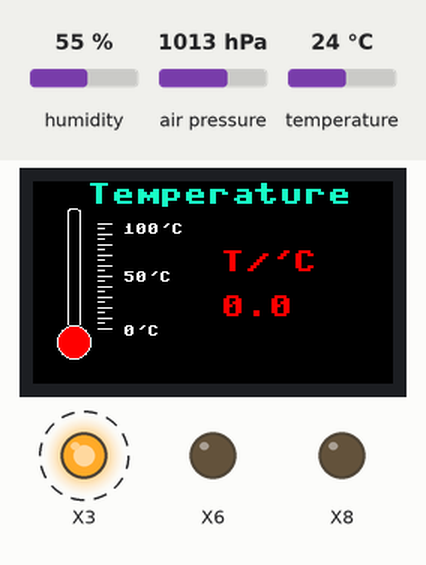
A program run on a simulated pyboard running MicroPython. On the bench: 240×135 colour display, output pins drawn as LEDs (lit = HIGH). Dashed ring = blinking. Inputs (shaded band) come from the test bench; at power-on: humidity 55 %, air pressure 1013 hPa, temperature 24 °C. Library files of the repository ran but are not shown: AHT20.py, BMP280.py, ST7789V.py; pins used as bus, display or sensor lines are not drawn.

Above: at 2.2 s.
2.3 s: humidity set to 22 %
6.7 s: air pressure set to 952 hPa
At 18.7 s:
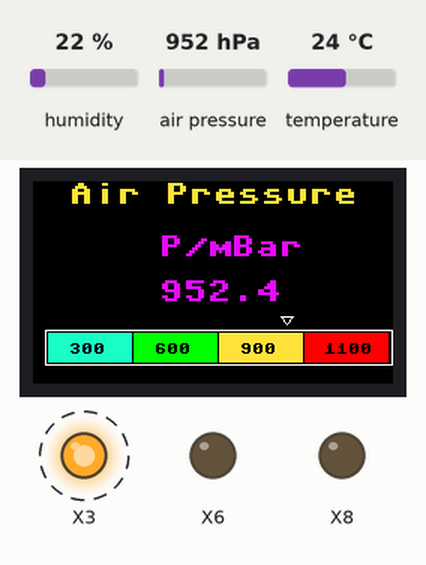
20.7 s: temperature set to 12 °C
At 27.3 s:
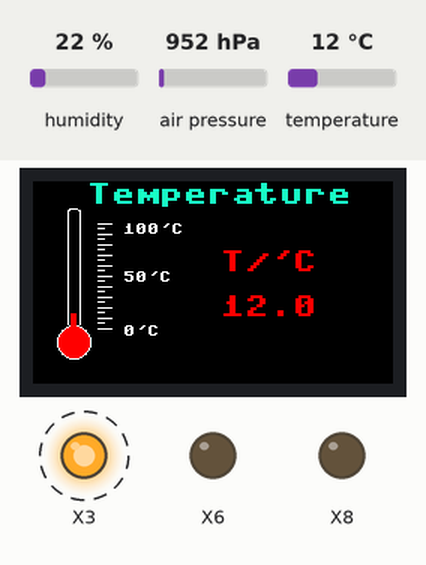
27.6 s: humidity set to 40 %
At 35.9 s:
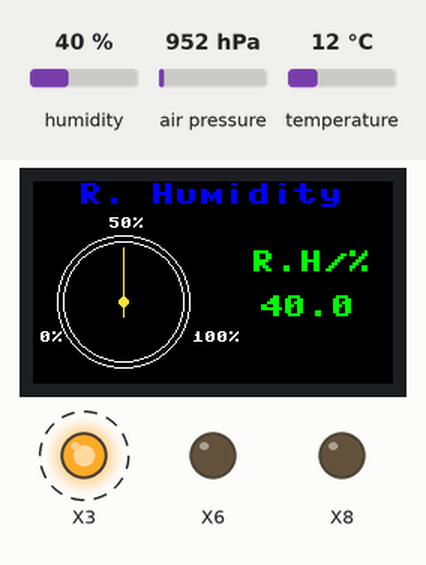
Timing chart, 0 to 37.0 s (numbered marks = the images above; inputs shaded):
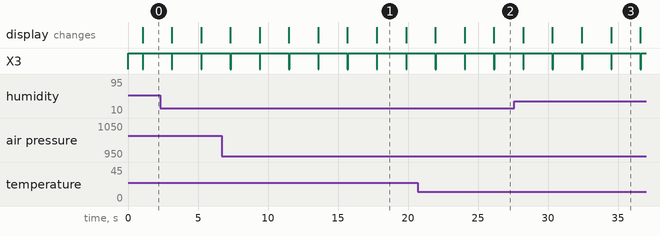

Measured:
- by itself, X3: alternates HIGH for 2.0 s and LOW for 0.05 s
- what the display in image 1 shows lasts 2.1 s, from 17.8 s to 19.9 s

The program:

main.py
```python
from machine import Pin, I2C
from AHT20 import AHT20
from BMP280 import BMP280
from ST7789V import TFT114
from utime import sleep_ms
import math


i2c = I2C(1, freq = 400000)

tft = TFT114()
pt = BMP280(i2c)
rht = AHT20(i2c)


t_avg = 0
bmp_t = 0
bmp_p = 0
aht_t = 0
aht_rh = 0
aht_crc = 0
aht_status = 0
screen_counter = 0


def screen_1_graphics(value):
    tft.fill(tft.BLACK)
    write_text("Temperature", 36, 1, 2, tft.CYAN)

    tft.ellipse(27, 107, 11, 11, tft.WHITE)
    tft.hline(24, 18, 6, tft.WHITE)
    tft.vline(23, 19, 77, tft.WHITE)
    tft.vline(31, 19, 77, tft.WHITE)
    tft.pixel(24, 19, tft.WHITE)
    tft.pixel(30, 19, tft.WHITE)
    tft.ellipse(27, 107, 10, 10, tft.RED, True)

    for i in range (28, 100, 7):
        tft.hline(43, i, 10, tft.WHITE)

    for i in range (31, 97, 7):
        tft.hline(43, i, 5, tft.WHITE)

    tft.text("0'C", 60, 96, tft.WHITE)
    tft.text("50'C", 60, 60, tft.WHITE)
    tft.text("100'C", 60, 28, tft.WHITE)

    bar = map_value(value, 0, 100, 0, 75)

    tft.rect(25, (97 - bar), 4, bar, tft.RED, True)

    write_text("T/'C", 125, 46, 2, tft.RED)
    write_text(str("%3.1f" %value), 125, 76, 2, tft.RED)

    tft.show()


def screen_2_graphics(value):
    tft.fill(tft.BLACK)
    write_text("R. Humidity", 30, 1, 2, tft.BLUE)
    tft.ellipse(60, 80, 44, 44, tft.WHITE)
    tft.ellipse(60, 80, 40, 40, tft.WHITE)

    dial = constrain(value, 0, 100)
    line = map_value(dial, 0, 100, -2.618, 2.618)
    tft.line(60, 80, (60 + int(36 * math.sin(line))), int(80 - (36 * math.cos(line))), tft.YELLOW)
    tft.line(60, 80, (60 - int(10 * math.sin(line))), int(80 + (10 * math.cos(line))), tft.YELLOW)
    tft.ellipse(60, 80, 3, 3, tft.YELLOW, True)

    tft.text("0%", 4, 100, tft.WHITE)
    tft.text("50%", 50, 24, tft.WHITE)
    tft.text("100%", 106, 100, tft.WHITE)

    write_text("R.H/%", 145, 46, 2, tft.GREEN)
    write_text(str("%3.1f" %value), 150, 76, 2, tft.GREEN)
    tft.show()


def screen_3_graphics(value):
    tft.fill(tft.BLACK)
    write_text("Air Pressure", 24, 1, 2, tft.YELLOW)

    tft.rect(8, 99, 232, 24, tft.WHITE)

    tft.fill_rect(10, 101, 56, 20, tft.CYAN)
    tft.fill_rect(67, 101, 56, 20, tft.GREEN)
    tft.fill_rect(124, 101, 56, 20, tft.YELLOW)
    tft.fill_rect(181, 101, 56, 20, tft.RED)

    tft.text("300", 24, 108, tft.BLACK)
    tft.text("600", 81, 108, tft.BLACK)
    tft.text("900", 138, 108, tft.BLACK)
    tft.text("1100", 194, 108, tft.BLACK)

    temp = constrain(value, 300, 1200)
    temp = int(map_value(temp, 300, 1200, 10, 230))
    tft.line(temp, 95, (temp - 4), 90, tft.WHITE)
    tft.line(temp, 95, (temp + 4), 90, tft.WHITE)
    tft.line((temp - 4), 90, (temp + 4), 90, tft.WHITE)

    write_text("P/mBar", 84, 36, 2, tft.MAGENTA)
    write_text(str("%3.1f" %value), 84, 66, 2, tft.MAGENTA)

    tft.show()


def map_value(v, x_min, x_max, y_min, y_max):
    return int(y_min + (((y_max - y_min)/(x_max - x_min)) * (v - x_min)))


def constrain(value, min_value, max_value):
    if(value > max_value):
        return max_value

    elif(value < min_value):
        return min_value

    else:
        return value


def write_text(text, x, y, size, color):
        background = tft.pixel(x, y)
        info = []

        tft.text(text, x, y, color)
        for i in range(x, x + (8 * len(text))):
            for j in range(y, y + 8):
                px_color = tft.pixel(i, j)
                info.append((i, j, px_color)) if px_color == color else None

        tft.text(text, x, y, background)

        for px_info in info:
            tft.fill_rect(size*px_info[0] - (size-1)*x , size*px_info[1] - (size-1)*y, size, size, px_info[2])


while(True):
    t_avg = ((bmp_t + aht_t) / 2.0)

    if(screen_counter == 1):
        screen_2_graphics(aht_rh)

    elif(screen_counter == 2):
        screen_3_graphics(bmp_p)

    else:
        screen_1_graphics(t_avg)

    screen_counter += 1

    if(screen_counter >= 3):
        bmp_t = pt.get_temperature()
        bmp_p = pt.get_pressure()
        aht_rh, aht_t, aht_status, aht_crc = rht.read_sensor()
        screen_counter = 0

    sleep_ms(2000)
```
